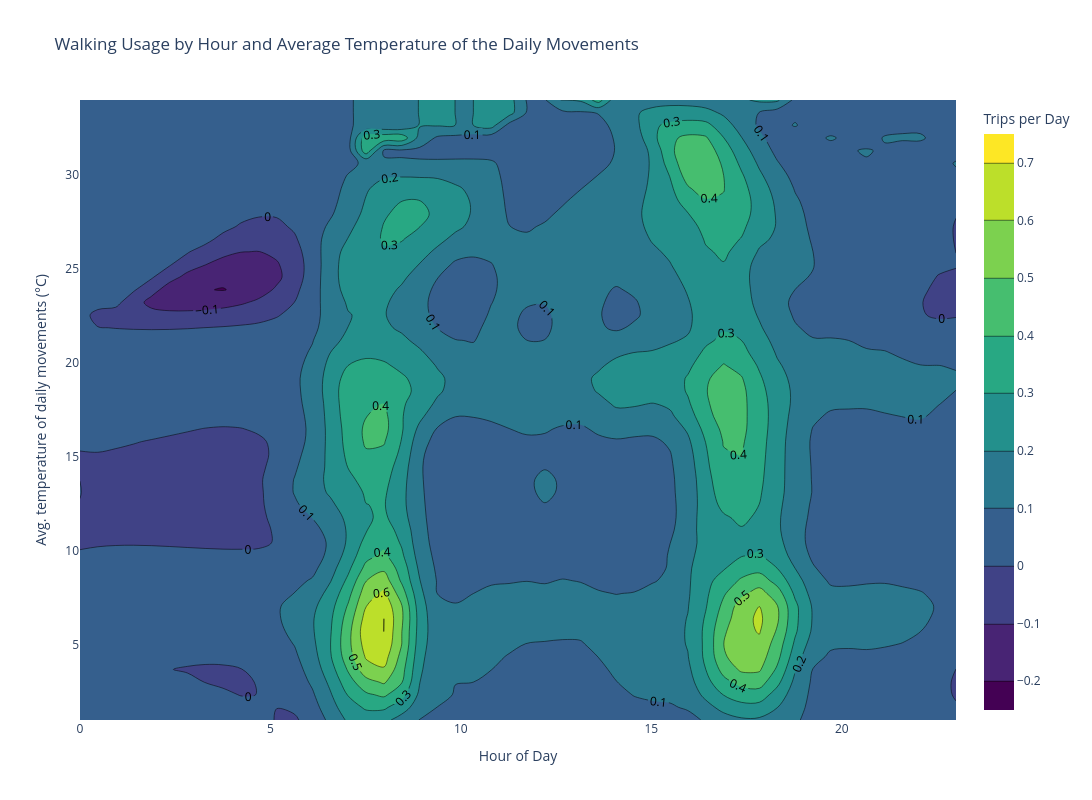

The code cell stored with this chart in its notebook:
### Code cell
import numpy as np
from scipy.interpolate import griddata
import plotly.graph_objects as go

movements_f = movements.copy()

# Remove DETECTION_ERROR, Plane, Boat
movements_f = movements_f[movements_f["mean_of_transport"] != "DETECTION_ERROR"]
movements_f = movements_f[~movements_f["mean_of_transport"].isin(["Plane"])]

# Keep weekdays only
movements_f = movements_f[~movements_f["is_weekend"]]

# For each participant and date, get the average temperature of the movements on that day and assign it to all movements of that participant on that date
avg_temps = movements_f.groupby(["participant_id", "date"])["temperature"].max().to_dict()

def assign_avg_temp(row):
    key = (row["participant_id"], row["date"])
    return avg_temps.get(key, np.nan)

movements_f["avg_temperature"] = movements_f.apply(assign_avg_temp, axis=1)

# Keep only temps > 0°C
movements_f = movements_f[(movements_f["avg_temperature"] >= 0.0)]

# Bin temperatures into 3°C intervals
movements_f["temp_bin"] = (movements_f["avg_temperature"] // 3) * 3 + 1  # Centers at 11, 13, 15, ...

movements_expanded = fractional_hours(movements_f, start_col="start_time", end_col="end_time")

# Compute the "activity volume" per each hour, now using temp_bin
hourly_active = (
    movements_expanded
    .groupby(["mean_of_transport", "temp_bin", "hour_of_day"])["weight"]
    .sum()
    .reset_index(name="equivalent_trips")
)

# Normalize per "observed days"
movements_expanded["date"] = movements_expanded["start_time"].dt.date
n_days = movements_expanded.groupby("temp_bin")["date"].nunique()

hourly_active["equivalent_trips_per_day"] = hourly_active.apply(
    lambda r: r["equivalent_trips"] / n_days[r["temp_bin"]],
    axis=1
)

mot = "Walking"

# Filter for Walking only
bicycle_data = hourly_active[hourly_active["mean_of_transport"] == mot]

# Remove rows with NaN temperature
bicycle_data = bicycle_data.dropna(subset=["temp_bin"])

# Create grid for surface
hours = np.linspace(bicycle_data["hour_of_day"].min(), bicycle_data["hour_of_day"].max(), 50)
temps = np.linspace(bicycle_data["temp_bin"].min(), bicycle_data["temp_bin"].max(), 50)
hour_grid, temp_grid = np.meshgrid(hours, temps)

# Optional: if cubic interpolation leaves gaps (NaNs), fill them with nearest
if np.isnan(trips_grid).any():
    trips_grid_nearest = griddata(
        points=(bicycle_data["hour_of_day"], bicycle_data["temp_bin"]),
        values=bicycle_data["equivalent_trips_per_day"],
        xi=(hour_grid, temp_grid),
        method="nearest"
    )
    trips_grid = np.where(np.isnan(trips_grid), trips_grid_nearest, trips_grid)

# Contour plot
fig = go.Figure()

fig.add_trace(go.Contour(
    x=hours,          # 1D x-axis (hour)
    y=temps,          # 1D y-axis (temp bins)
    z=trips_grid,     # 2D grid (len(temps) x len(hours))
    colorscale="Viridis",
    contours=dict(
        coloring="fill",   # "lines" for line-only
        showlabels=True,
        labelfont=dict(size=12)
    ),
    colorbar=dict(title="Trips per Day")
))

fig.update_layout(
    title=f'{mot} Usage by Hour and Average Temperature of the Daily Movements',
    xaxis_title="Hour of Day",
    yaxis_title="Avg. temperature of daily movements (°C)",
    width=1200,
    height=800
)

fig.show()

### Figure 1 — Plotly figure (JSON) as saved in the notebook; plotly's stock layout.template omitted (floating-point values rounded to 4 significant figures; data arrays with more than 128 entries replaced by an {"elided": "..."} marker saying what was removed)
{"data": [{"colorbar": {"title": {"text": "Trips per Day"}}, "colorscale": [[0, "#440154"], [0.1111, "#482878"], [0.2222, "#3e4989"], [0.3333, "#31688e"], [0.4444, "#26828e"], [0.5556, "#1f9e89"], [0.6667, "#35b779"], [0.7778, "#6ece58"], [0.8889, "#b5de2b"], [1, "#fde725"]], "contours": {"coloring": "fill", "labelfont": {"size": 12}, "showlabels": true}, "type": "contour", "x": [0.0, 0.4694, 0.9388, 1.408, 1.878, 2.347, 2.816, 3.286, 3.755, 4.224, 4.694, 5.163, 5.633, 6.102, 6.571, 7.041, 7.51, 7.98, 8.449, 8.918, 9.388, 9.857, 10.33, 10.8, 11.27, 11.73, 12.2, 12.67, 13.14, 13.61, 14.08, 14.55, 15.02, 15.49, 15.96, 16.43, 16.9, 17.37, 17.84, 18.31, 18.78, 19.24, 19.71, 20.18, 20.65, 21.12, 21.59, 22.06, 22.53, 23.0], "y": [1.0, 1.673, 2.347, 3.02, 3.694, 4.367, 5.041, 5.714, 6.388, 7.061, 7.735, 8.408, 9.082, 9.755, 10.43, 11.1, 11.78, 12.45, 13.12, 13.8, 14.47, 15.14, 15.82, 16.49, 17.16, 17.84, 18.51, 19.18, 19.86, 20.53, 21.2, 21.88, 22.55, 23.22, 23.9, 24.57, 25.24, 25.92, 26.59, 27.27, 27.94, 28.61, 29.29, 29.96, 30.63, 31.31, 31.98, 32.65, 33.33, 34.0], "z": {"elided": "50x50 float values"}}], "layout": {"height": 800, "title": {"text": "Walking Usage by Hour and Average Temperature of the Daily Movements"}, "width": 1200, "xaxis": {"title": {"text": "Hour of Day"}}, "yaxis": {"title": {"text": "Avg. temperature of daily movements (°C)"}}}}
